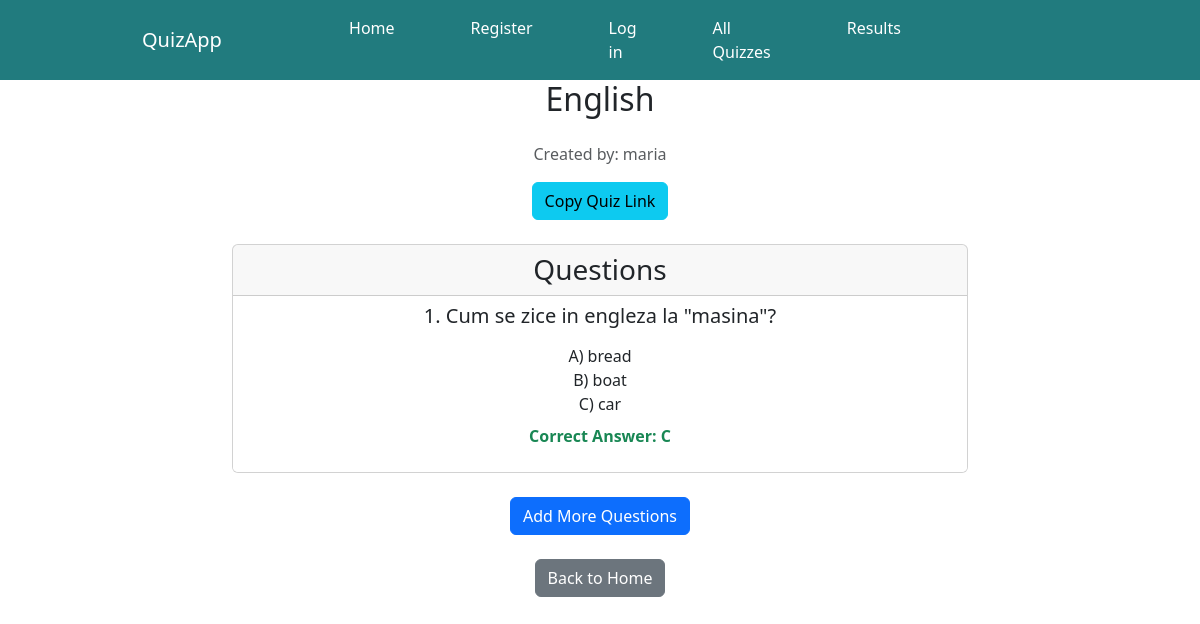
Screenshot of /quiz/2/ (signed in) with the database file from the repository.
### quiz_app/models.py (models this page shows, shortened)
class Quiz(models.Model):
    title = models.CharField(max_length=200)
    creator = models.ForeignKey(User, on_delete=models.CASCADE, default= 1)
    created_at = models.DateTimeField(auto_now_add=True)
    takers = models.ManyToManyField(User, related_name='taken_quizzes', blank=True)

class Question(models.Model):
    quiz = models.ForeignKey(Quiz, related_name='questions', on_delete=models.CASCADE)
    text = models.CharField(max_length=200)
    op1 = models.CharField("Option 1", max_length=500)
    op2 = models.CharField("Option 2", max_length=500)
    op3 = models.CharField("Option 3", max_length=500)
    ANSWER_CHOICES = [
        ('op1', 'Option 1'),
        ('op2', 'Option 2'),
        ('op3', 'Option 3'),
    ]
    answer = models.CharField(max_length=3, choices=ANSWER_CHOICES)

### quiz_app/views.py (the view)
# urls.py: path('quiz/<int:quiz_id>/', views.quiz_detail, name='quiz_detail'),
@login_required
def quiz_detail(request, quiz_id):
    quiz = Quiz.objects.get(id=quiz_id)
    questions = quiz.questions.all()
    return render(request, 'quiz_app/quiz_detail.html', {'quiz': quiz, 'questions': questions})

### quiz_app/templates/quiz_app/quiz_detail.html (shortened to what this page needs)
{% extends 'quiz_app/home.html' %}
{% block content %}
<div class="container">
    <div class="row justify-content-center">
        <div class="col-md-8">
            <h2 class="text-center mb-4">{{ quiz.title }}</h2>
            <p class="text-muted text-center">Created by: {{ quiz.creator.username }}</p>
            <div class="text-center mb-4">
                <form>
                    <button type="submit" class="btn btn-info" onclick="this.form.action='{% url 'copy_link' quiz.id %}'; this.form.method='post';">
                        Copy Quiz Link
                    </button>
                </form>
            <div class="card mt-4">
                <div class="card-header">
                    <h3 class="mb-0">Questions</h3>
                </div>
                <ul class="list-group list-group-flush">
                    {% for question in questions %}
                        <li class="list-group-item">
                            <h5 class="mb-3">{{ forloop.counter }}. {{ question.text }}</h5>
                            <ul class="list-unstyled">
                                <li>A) {{ question.op1 }}</li>
                                <li>B) {{ question.op2 }}</li>
                                <li>C) {{ question.op3 }}</li>
                            </ul>
                            <p class="mt-2 text-success"><strong>Correct Answer:
                                {% if question.answer == 'op1' %}A
                                {% elif question.answer == 'op2' %}B
                                {% else %}C
                                {% endif %}
                            </strong></p>
                        </li>
                    {% empty %}
                        <li class="list-group-item text-center">No questions added to this quiz yet.</li>
                    {% endfor %}
                </ul>
            </div>
            {% if user == quiz.creator %}
                <div class="mt-4 text-center">
                    <a href="{% url 'add_question' quiz.id %}" class="btn btn-primary">Add More Questions</a>
                </div>
            {% endif %}
            <div class="mt-4 text-center">
                <a href="{% url 'home' %}" class="btn btn-secondary">Back to Home</a>
            </div>
        </div>
    </div>
</div>
{% endblock %}

### rows the page displays
Quiz: title "English", creator.username "maria"
Question: text "Cum se zice in engleza la \"masina\"?", op1 "bread", op2 "boat", op3 "car", answer "C"
